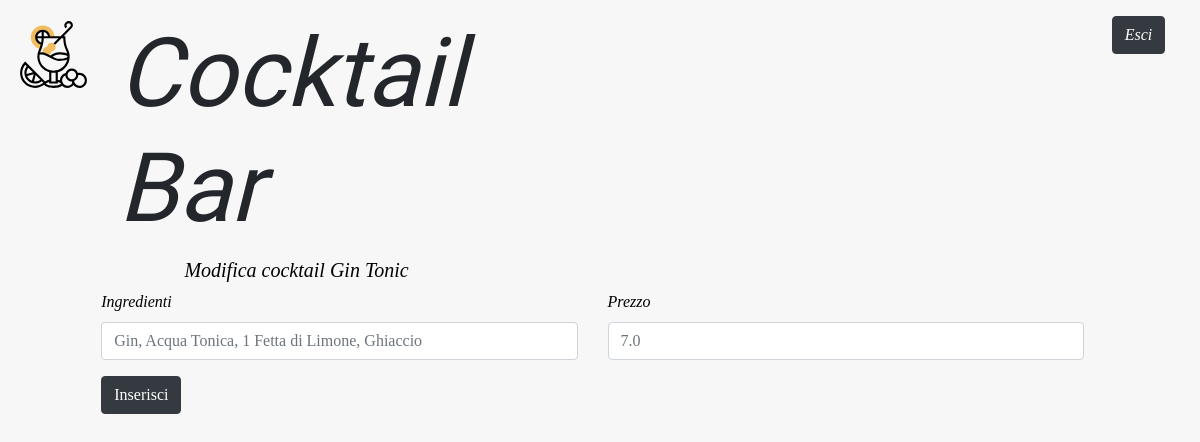
The page /modifica-cocktail/1/ on the database its author committed.
### bar/models.py (models this page shows, shortened)
class Cocktail(models.Model):
    id = models.BigAutoField(primary_key=True)
    nome = models.CharField(max_length=100)
    ingredienti = models.TextField()  # This field type is a guess.
    prezzo = models.FloatField()
    class Meta:
        db_table = 'Cocktail'

### bar/views.py (the view)
# urls.py: path('modifica-cocktail/<int:cocktail_id>/', views.goToModificaCocktail, name='goToModificaCocktail'),
def goToModificaCocktail(request, cocktail_id):
    c = Cocktail.objects.get(id=cocktail_id)
    return render(request, 'bar/modifica-cocktail.html', {'cocktail': c})

### bar/templates/bar/modifica-cocktail.html (shortened to what this page needs)
<!DOCTYPE html>
<html lang="it">
<head>
    {% load static %}
    <link rel="stylesheet" href="{% static 'bar/bootstrap/css/bootstrap.css' %}">
    <link rel="stylesheet" href="https://cdnjs.cloudflare.com/ajax/libs/font-awesome/4.7.0/css/font-awesome.min.css">
    <link rel="stylesheet" href="{% static 'bar/css/style.css' %}">
    <link rel="stylesheet" href="{% static 'bar/css/modifica-avvenuta.css' %}">
</head>
<body>
    <header>
        <div class="container-header mt-3">
            <div class="row m-1">
                <div class="col-1">
                    <img src="../../static/bar/imgs/cocktail.svg" alt="bicchiere da cocktail" class="logo-glass">
                </div>
                <div class="col-5">
                    <h1 class="title-header">Cocktail Bar</h1>
                </div>
                <div class="col-6">
                    <div class="row justify-content-end">
                        <div class="offset-8 col-2">
                            <a class="btn btn-dark" href="{% url 'logout' %}">Esci</a>
                        </div>
                    </div>
                </div>
            </div>
        </div>
    </header>
    <form method="post" action="{% url 'modifica-cocktail' cocktail.id %}">
        <div class="row justify-content-center">
            <div class="col-10">
                <div class="row justify-content-center">
                    <div class="col-10">
                        <h5>Modifica cocktail {{ cocktail.nome }}</h5>
                    </div>
                </div>
                <div class="row">
                    <div class="form-group col-6">
                        <label for="inputIngredienti">Ingredienti</label>
                        <input type="text" class="form-control" id="inputIngredienti" placeholder="{{cocktail.ingredienti}}" name="ingredienti">
                    </div>
                    <div class="form-group col-6">
                        <label for="inputPrezzo">Prezzo</label>
                        <input type="prezzo" class="form-control" id="inputPrezzo" placeholder="{{cocktail.prezzo}}" name="prezzo">
                    </div>
                </div>
                <div class="row">
                    <div class="col-6">
                        <button type="submit" class="btn btn-dark">Inserisci</button>
                    </div>
                </div>
            </div>
        </div>
    </form>
</body>
</html>

### bar/static/bar/css/style.css (style rules this page uses)
body { background-color: #f7f7f7; font-family: "Amiri"; font-style: italic; color: #000; }
.title-header { font-size: 6em; font-family: 'Indie Flower', cursive; color: rgb(35, 39, 43); }
.justify-content-center { margin-right: 0px !important; }
.logo-glass { width: 100%; padding-top: 4px; }

### rows shown on the page
Cocktail: nome "Gin Tonic", ingredienti "Gin, Acqua Tonica, 1 Fetta di Limone, Ghiaccio", prezzo "7.0"
